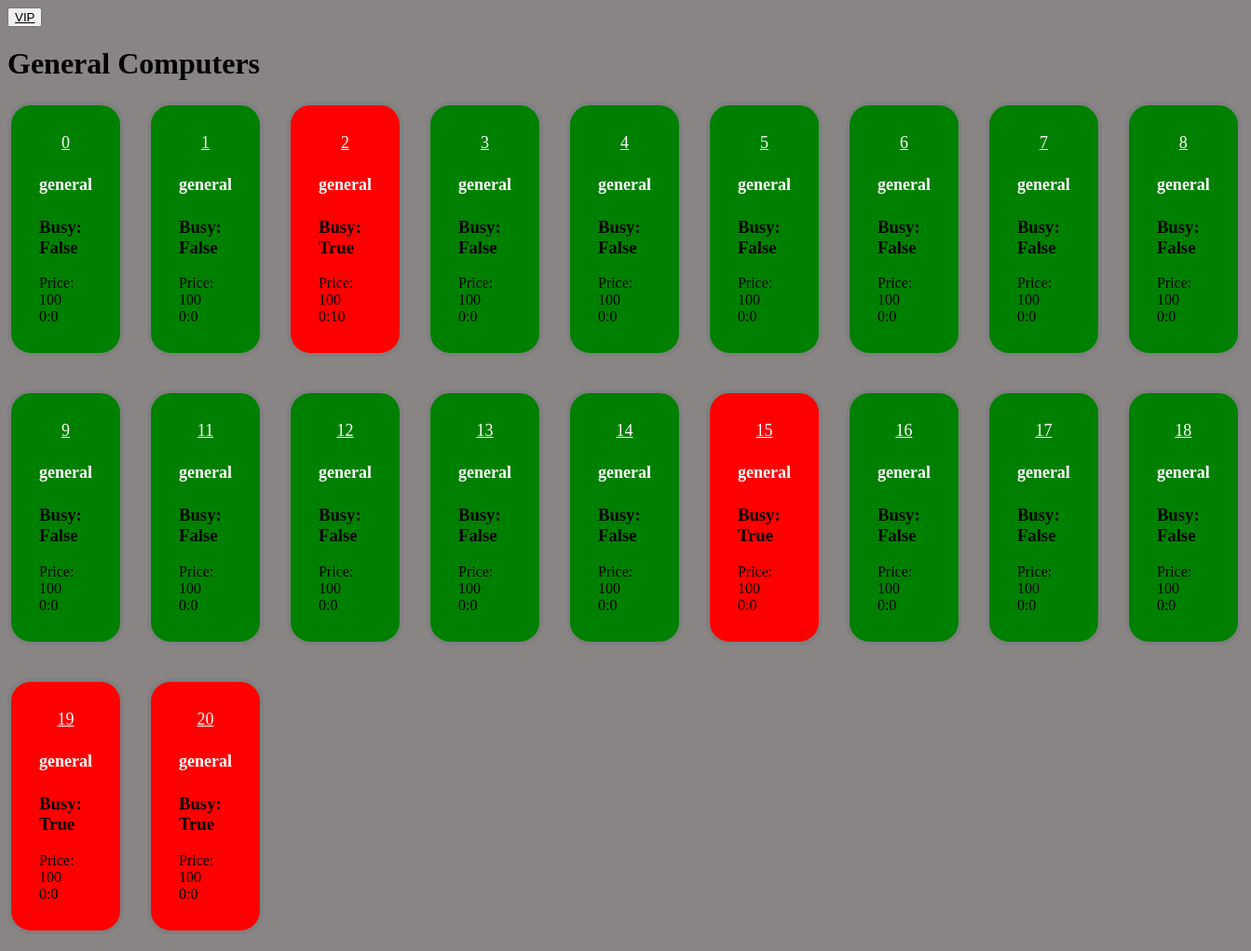
The app's page /seats/general/ with its own data.
### computer/models.py (models this page shows, shortened)
class Computer(models.Model):
    category = models.CharField(max_length=100)
    number = models.IntegerField(null=False, blank=False)
    busy = models.BooleanField(default=False)
    busy_until = models.TimeField(default="00:00:00")
    price = models.IntegerField()

### computer/views.py (the view)
# urls.py: path('general/', general_computers, name='general'),
def general_computers(request):
    computers = Computer.objects.filter(category='general')
    return render(request, 'html/general.html', {'computers': computers})

### computer/templates/html/general.html (shortened to what this page needs)
<html>
<head>
    <button>
        <a href="/seats/vip">VIP</a><br>
    </button>
</head>
<body>
<h1>General Computers</h1>
<div class="computer-container">
    <div class="computer-column">
        {% for computer in computers %}
        {% if computer.busy %}
        <div class="card" style="background-color: red">
            {% else %}
            <div class="card" style="background-color: green">
                {% endif %}
                <a href="/seats/{{ computer.id }}"
                   style="display: block; color:white; font-size: large; text-align: center;"> {{ computer.number}} </a>
                <h4 style="display: block; font-size: large; text-align: center;"> {{computer.category}} </h4>
                <div class="computer-busy">
                    <h3>Busy: {{ computer.busy }}</h3>
                </div>
                Price: {{ computer.price }}
                <div class="timer">
                    <span id="minutes">{{ computer.busy_until.minute }}</span>:<span id="seconds">{{ computer.busy_until.second }}</span>
                </div>
            </div>
            {% endfor %}
        </div>
</body>
</html>

### computer/templates/html/general.html (style rules this page uses)
.computer-container { display: flex; flex-direction: row; justify-content: space-between; }
.computer-column { flex-basis: 30%; display: grid; grid-template-columns: repeat(9, 19fr); grid-gap: 25px; }
.card { border: 4px solid gray; border-radius: 25px; padding: 30px; margin-bottom: 10px; }
a { color: black; }
h4 { color: white; }
body { background-color: #8a8585 }

### records on screen
Computer: number "0", category "general", busy "False", price "100", busy_until.minute "0", busy_until.second "0"
Computer: number "1", category "general", busy "False", price "100", busy_until.minute "0", busy_until.second "0"
Computer: number "2", category "general", busy "True", price "100", busy_until.minute "0", busy_until.second "10"
Computer: number "3", category "general", busy "False", price "100", busy_until.minute "0", busy_until.second "0"
Computer: number "4", category "general", busy "False", price "100", busy_until.minute "0", busy_until.second "0"
Computer: number "5", category "general", busy "False", price "100", busy_until.minute "0", busy_until.second "0"
Computer: number "6", category "general", busy "False", price "100", busy_until.minute "0", busy_until.second "0"
Computer: number "7", category "general", busy "False", price "100", busy_until.minute "0", busy_until.second "0"
Computer: number "8", category "general", busy "False", price "100", busy_until.minute "0", busy_until.second "0"
Computer: number "9", category "general", busy "False", price "100", busy_until.minute "0", busy_until.second "0"
Computer: number "11", category "general", busy "False", price "100", busy_until.minute "0", busy_until.second "0"
Computer: number "12", category "general", busy "False", price "100", busy_until.minute "0", busy_until.second "0"
Computer: number "13", category "general", busy "False", price "100", busy_until.minute "0", busy_until.second "0"
Computer: number "14", category "general", busy "False", price "100", busy_until.minute "0", busy_until.second "0"
Computer: number "15", category "general", busy "True", price "100", busy_until.minute "0", busy_until.second "0"
Computer: number "16", category "general", busy "False", price "100", busy_until.minute "0", busy_until.second "0"
Computer: number "17", category "general", busy "False", price "100", busy_until.minute "0", busy_until.second "0"
Computer: number "18", category "general", busy "False", price "100", busy_until.minute "0", busy_until.second "0"
Computer: number "19", category "general", busy "True", price "100", busy_until.minute "0", busy_until.second "0"
Computer: number "20", category "general", busy "True", price "100", busy_until.minute "0", busy_until.second "0"
